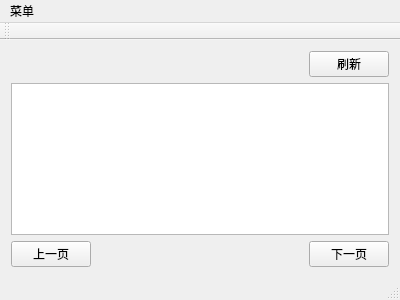
<?xml version="1.0" encoding="UTF-8"?>
<ui version="4.0">
 <class>MainWindow</class>
 <widget class="QMainWindow" name="MainWindow">
  <property name="geometry">
   <rect>
    <x>0</x>
    <y>0</y>
    <width>400</width>
    <height>300</height>
   </rect>
  </property>
  <property name="windowTitle">
   <string>MainWindow</string>
  </property>
  <widget class="QWidget" name="centralWidget">
   <layout class="QVBoxLayout" name="verticalLayout">
    <item>
     <layout class="QHBoxLayout" name="horizontalLayout_2">
      <item>
       <spacer name="horizontalSpacer_2">
        <property name="orientation">
         <enum>Qt::Horizontal</enum>
        </property>
        <property name="sizeHint" stdset="0">
         <size>
          <width>40</width>
          <height>20</height>
         </size>
        </property>
       </spacer>
      </item>
      <item>
       <widget class="QPushButton" name="button_refresh">
        <property name="text">
         <string>刷新</string>
        </property>
       </widget>
      </item>
     </layout>
    </item>
    <item>
     <widget class="QTableView" name="table_goods"/>
    </item>
    <item>
     <layout class="QHBoxLayout" name="horizontalLayout" stretch="1,9,1">
      <item>
       <widget class="QPushButton" name="button_pre">
        <property name="sizePolicy">
         <sizepolicy hsizetype="Fixed" vsizetype="Fixed">
          <horstretch>0</horstretch>
          <verstretch>0</verstretch>
         </sizepolicy>
        </property>
        <property name="text">
         <string>上一页</string>
        </property>
       </widget>
      </item>
      <item>
       <spacer name="horizontalSpacer">
        <property name="orientation">
         <enum>Qt::Horizontal</enum>
        </property>
        <property name="sizeHint" stdset="0">
         <size>
          <width>40</width>
          <height>20</height>
         </size>
        </property>
       </spacer>
      </item>
      <item>
       <widget class="QPushButton" name="button_next">
        <property name="sizePolicy">
         <sizepolicy hsizetype="Fixed" vsizetype="Fixed">
          <horstretch>0</horstretch>
          <verstretch>0</verstretch>
         </sizepolicy>
        </property>
        <property name="text">
         <string>下一页</string>
        </property>
       </widget>
      </item>
     </layout>
    </item>
   </layout>
  </widget>
  <widget class="QToolBar" name="mainToolBar">
   <attribute name="toolBarArea">
    <enum>TopToolBarArea</enum>
   </attribute>
   <attribute name="toolBarBreak">
    <bool>false</bool>
   </attribute>
  </widget>
  <widget class="QStatusBar" name="statusBar"/>
  <widget class="QMenuBar" name="menuBar">
   <property name="geometry">
    <rect>
     <x>0</x>
     <y>0</y>
     <width>400</width>
     <height>17</height>
    </rect>
   </property>
   <widget class="QMenu" name="menu">
    <property name="title">
     <string>菜单</string>
    </property>
    <addaction name="action"/>
    <addaction name="action_2"/>
   </widget>
   <widget class="QMenu" name="menu_2">
    <property name="title">
     <string> </string>
    </property>
   </widget>
   <addaction name="menu"/>
   <addaction name="menu_2"/>
  </widget>
  <action name="action">
   <property name="text">
    <string>个人中心</string>
   </property>
  </action>
  <action name="action_2">
   <property name="text">
    <string>网页版</string>
   </property>
  </action>
 </widget>
 <layoutdefault spacing="6" margin="11"/>
 <resources/>
 <connections/>
</ui>
